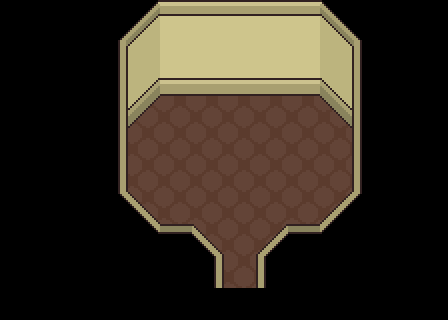

The image is a tile-based game level rendered from a .tmx file. Its description and complete source (layers, tilesets, objects, tile grids) follow:
An orthogonal 14x10 tile map with 32x32 px tiles, 1 tile layer (Tile Layer 1), 2 tilesets and 12 objects (LucillesBed, LucillesDrawer, LucillesMirror, LucillesFlowers).

<map version="1.0" orientation="orthogonal" width="14" height="10" tilewidth="32" tileheight="32">
 <tileset firstgid="1" name="Mainsheet" tilewidth="32" tileheight="32">
  <image source="../Tiles/Mainsheet.png" width="224" height="192" />
 </tileset>
 <tileset firstgid="43" name="PropGrid" tilewidth="32" tileheight="32">
  <image source="../PropGrid.png" width="192" height="416" />
 </tileset>
 <layer name="Tile Layer 1" width="14" height="10">
  <data>
   <tile gid="22" />
   <tile gid="22" />
   <tile gid="22" />
   <tile gid="22" />
   <tile gid="2" />
   <tile gid="4" />
   <tile gid="4" />
   <tile gid="4" />
   <tile gid="4" />
   <tile gid="4" />
   <tile gid="6" />
   <tile gid="22" />
   <tile gid="22" />
   <tile gid="22" />
   <tile gid="22" />
   <tile gid="22" />
   <tile gid="22" />
   <tile gid="8" />
   <tile gid="9" />
   <tile gid="11" />
   <tile gid="11" />
   <tile gid="11" />
   <tile gid="11" />
   <tile gid="11" />
   <tile gid="13" />
   <tile gid="14" />
   <tile gid="22" />
   <tile gid="22" />
   <tile gid="22" />
   <tile gid="22" />
   <tile gid="22" />
   <tile gid="15" />
   <tile gid="16" />
   <tile gid="18" />
   <tile gid="18" />
   <tile gid="18" />
   <tile gid="18" />
   <tile gid="18" />
   <tile gid="20" />
   <tile gid="21" />
   <tile gid="22" />
   <tile gid="22" />
   <tile gid="22" />
   <tile gid="22" />
   <tile gid="22" />
   <tile gid="15" />
   <tile gid="23" />
   <tile gid="1" />
   <tile gid="1" />
   <tile gid="1" />
   <tile gid="1" />
   <tile gid="1" />
   <tile gid="27" />
   <tile gid="21" />
   <tile gid="22" />
   <tile gid="22" />
   <tile gid="22" />
   <tile gid="22" />
   <tile gid="22" />
   <tile gid="15" />
   <tile gid="1" />
   <tile gid="1" />
   <tile gid="1" />
   <tile gid="1" />
   <tile gid="1" />
   <tile gid="1" />
   <tile gid="1" />
   <tile gid="21" />
   <tile gid="22" />
   <tile gid="22" />
   <tile gid="22" />
   <tile gid="22" />
   <tile gid="22" />
   <tile gid="15" />
   <tile gid="1" />
   <tile gid="1" />
   <tile gid="1" />
   <tile gid="1" />
   <tile gid="1" />
   <tile gid="1" />
   <tile gid="1" />
   <tile gid="21" />
   <tile gid="22" />
   <tile gid="22" />
   <tile gid="22" />
   <tile gid="22" />
   <tile gid="22" />
   <tile gid="29" />
   <tile gid="30" />
   <tile gid="1" />
   <tile gid="1" />
   <tile gid="1" />
   <tile gid="1" />
   <tile gid="1" />
   <tile gid="34" />
   <tile gid="35" />
   <tile gid="22" />
   <tile gid="22" />
   <tile gid="22" />
   <tile gid="22" />
   <tile gid="22" />
   <tile gid="22" />
   <tile gid="29" />
   <tile gid="26" />
   <tile gid="30" />
   <tile gid="1" />
   <tile gid="34" />
   <tile gid="26" />
   <tile gid="35" />
   <tile gid="22" />
   <tile gid="22" />
   <tile gid="22" />
   <tile gid="22" />
   <tile gid="22" />
   <tile gid="22" />
   <tile gid="22" />
   <tile gid="22" />
   <tile gid="22" />
   <tile gid="15" />
   <tile gid="1" />
   <tile gid="21" />
   <tile gid="22" />
   <tile gid="22" />
   <tile gid="22" />
   <tile gid="22" />
   <tile gid="22" />
   <tile gid="22" />
   <tile gid="22" />
   <tile gid="22" />
   <tile gid="22" />
   <tile gid="22" />
   <tile gid="22" />
   <tile gid="22" />
   <tile gid="22" />
   <tile gid="22" />
   <tile gid="22" />
   <tile gid="22" />
   <tile gid="22" />
   <tile gid="22" />
   <tile gid="22" />
  </data>
 </layer>
 <objectgroup name="Props" width="14" height="10">
  <object name="LucillesBed" gid="57" x="263" y="110">
   <properties>
    <property name="Collidable" value="true" />
    <property name="Permissions" value="All" />
    <property name="Sprite" value="Bed" />
    <property name="SuccessDialogue" value="Bed" />
   </properties>
  </object>
  <object gid="58" x="295" y="110" />
  <object gid="63" x="263" y="142" />
  <object gid="64" x="295" y="142" />
  <object name="LucillesDrawer" gid="55" x="157" y="88">
   <properties>
    <property name="CharDialogue" value="Lucille-true-LucilleLucillesDrawer" />
    <property name="Collidable" value="true" />
    <property name="Permissions" value="All" />
    <property name="Sprite" value="Drawer" />
    <property name="SuccessDialogue" value="LucillesDrawer" />
   </properties>
  </object>
  <object gid="56" x="189" y="88" />
  <object gid="61" x="157" y="120" />
  <object gid="62" x="189" y="120" />
  <object name="LucillesMirror" gid="47" x="229" y="36">
   <properties>
    <property name="Permissions" value="All" />
    <property name="Sprite" value="Mirror" />
    <property name="SuccessDialogue" value="Mirror" />
   </properties>
  </object>
  <object gid="53" x="229" y="68" />
  <object name="LucillesFlowers" gid="45" x="133" y="152">
   <properties>
    <property name="Bounds" value="0,45,32,19" />
    <property name="Collidable" value="true" />
    <property name="Sprite" value="TableFlowers" />
   </properties>
  </object>
  <object gid="51" x="133" y="184" />
 </objectgroup>
</map>
